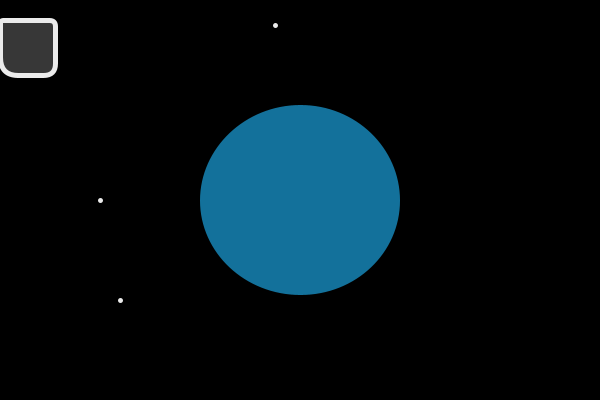
Frame 1 (no input)
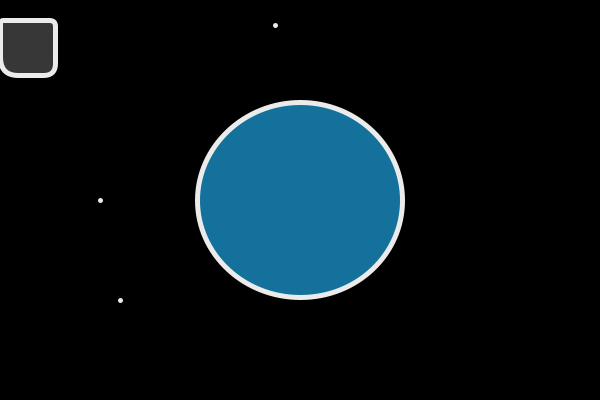
Frame 60 (the mouse pressed at the canvas centre just before this capture)
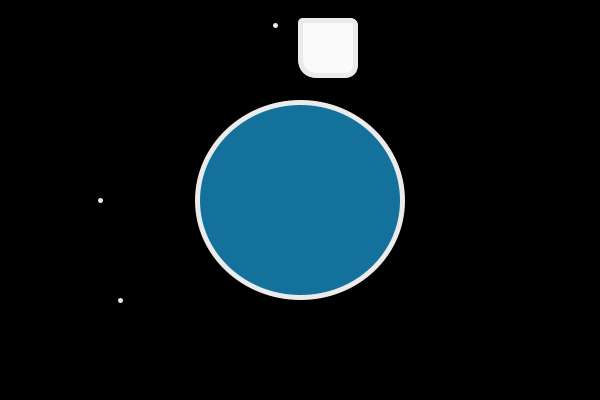
Frame 120 (the mouse held since frame 60 and released just before this capture)

The Processing sketch that drew these frames (run headless with seeded random() and noise(); from frame 60 on, the mouse is pressed at the canvas centre):

// Processing sketch: processing_184610
// ── processing_184610.pde

void setup() { 
  size(600,400);
}


void draw() {
  background(0,0,0);
 fill(250);
  strokeWeight(5); 
  fill(#13719B);
  ellipse(300, 200, 205, 195);
  fill(10);
  stroke(235);
  fill(55);
  rect(mouseX, 20, 55, 55, 3, 6, 12, 18);
  fill(250);
  point(100, 200);
  fill(250);
  point(120, 300);
  point(275, 25);
  
  if (mousePressed) {
    println("nah");
    fill(250);
    rect(mouseX, 20, 55, 55, 3, 6, 12, 18);  
} else {
  fill (55);
}
    
}
